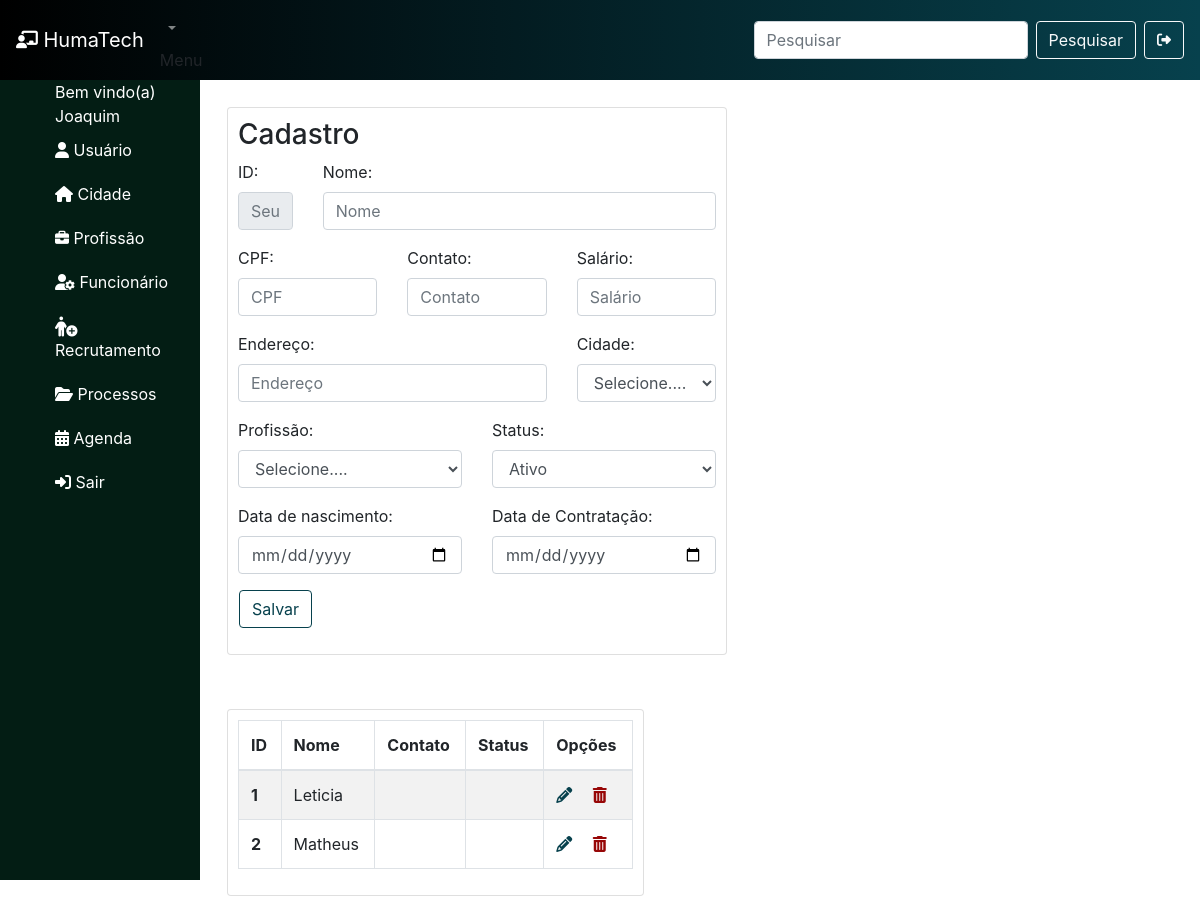
Screenshot of /funcionario.php (signed in) with the database file from the repository.
### tables this page shows
CREATE TABLE funcionario(
    id INT PRIMARY KEY NOT NULL AUTO_INCREMENT,
    nome VARCHAR(45),
    salario VARCHAR(45),
    data_nascimento VARCHAR(45),
    cpf VARCHAR(45),
    cidade VARCHAR(45),
    profissao INT
);

### funcionario.php (the view, shortened to what this page needs)
<!DOCTYPE html>
<html lang="pr-br">
<?php
include "conexao.php";
$destino = './funcionario/inserir.php';
?>
<head>
  <link rel="stylesheet" href="https://cdnjs.cloudflare.com/ajax/libs/font-awesome/6.6.0/css/all.min.css"
 />
  <link rel="stylesheet" href="https://stackpath.bootstrapcdn.com/bootstrap/4.1.3/css/bootstrap.min.css"
>
  <link rel="stylesheet" href="./recursos/style.css">
  <link rel="stylesheet" href="https://cdn.datatables.net/2.1.8/css/dataTables.dataTables.css" />
</head>
<body>
<?php include './menuSuperior.php';?>
  <div class="container-fluid">
    <div class="row">
      <div class="col-md-2 menu">
       <?php include './menuLateral.php'; ?>
      </div>
      <div class="col-md-10">
        <div class="row">
          <div class="col-md-6 card">
            <h3>Cadastro</h3>
            <form action="<?= $destino ?>" method="post" class="row">
              <div class="form-group col-md-2">
                <label>ID: </label>
                <input readonly value="<?php echo isset($dadosAlt) ? $dadosAlt['id'] : '' ?>" type="text" name="id"
                  class="form-control" placeholder="Seu ID">
              </div>
              <div class="form-group col-md-10">
                <label>Nome: </label>
                <input value="<?php echo isset($dadosAlt) ? $dadosAlt['nome'] : '' ?>" type="text" name="nome" required
                  class="form-control" placeholder="Nome">
              </div>
              <div class="form-group col-md-4">
                <label>CPF: </label>
                <input value="<?php echo isset($dadosAlt) ? $dadosAlt['cpf'] : '' ?>" type="text" name="cpf" required
                  class="form-control cpf" placeholder="CPF">
              </div>
              <div class="form-group col-md-4">
                <label>Contato: </label>
                <input value="<?php echo isset($dadosAlt) ? $dadosAlt['contato'] : '' ?>" type="text" name="contato" required
                  class="form-control" placeholder="Contato">
              </div>
              <div class="form-group col-md-4">
                <label>Salário: </label>
                <input value="<?php echo isset($dadosAlt) ? $dadosAlt['salario'] : '' ?>" type="text" name="salario" required
                  class="form-control" placeholder="Salário">
              </div>
              <div class="form-group col-md-8">
                <label>Endereço: </label>
                <input value="<?php echo isset($dadosAlt) ? $dadosAlt['endereco'] : '' ?>" type="text" name="endereco" required
                  class="form-control" placeholder="Endereço">
              </div>
              <div class="form-group col-md-4">
                <label>Cidade: </label>
                <select class="form-control" name="cidade" value="<?php echo isset($dadosAlt) ? $dadosAlt['status'] : '' ?>">
                <option value="">Selecione....</option>
                </select>
              </div>
              <div class="form-group col-md-6">
                <label>Profissão: </label>
                <select class="form-control" name="profissao" value="<?php echo isset($dadosAlt) ? $dadosAlt['status'] : '' ?>">
                <option value="">Selecione....</option>
                </select>
              </div>
              <div class="form-group col-md-6">
                <label>Status: </label>
                <select class="form-control" name="status" value="<?php echo isset($dadosAlt) ? $dadosAlt['status'] : '' ?>">
                <option >Ativo</option>
                </select>
              </div>
              <div class="form-group col-md-6">
                <label>Data de nascimento: </label>
                <input value="<?php echo isset($dadosAlt) ? $dadosAlt['data_nascimento'] : '' ?>" type="date" name="data_nascimento" required
                  class="form-control" placeholder="Data de nascimento">
              </div>
              <div class="form-group col-md-6">
                <label>Data de Contratação: </label>
                <input value="<?php echo isset($dadosAlt) ? $dadosAlt['data_contratacao'] : '' ?>" type="date" name="data_contratacao" required
                  class="form-control" placeholder="Data de Contratação">
              </div>
              <button type="submit" class="btn btn-outline-info color ml-3 mb-3"> Salvar </button>
            </form>
          </div>
          <div class="col-md-5 card">
            <table class="table table-striped table-bordered" id="tabela">
              <thead>
                <tr>
                  <th scope="col">ID</th>
                  <th scope="col">Nome</th>
                  <th scope="col">Contato</th>
                  <th scope="col">Status</th>
                  <th scope="col">Opções</th>
                </tr>
              </thead>
              <tbody>
                <?php
                $sql = 'SELECT * FROM funcionario';
                $resultado = mysqli_query($conexao, $sql);
                while ($colunas = mysqli_fetch_assoc($resultado)) {
                  ?>
                  <tr>
                    <th scope="row"> <?php echo $colunas['id'] ?> </th>
                    <td> <?php echo $colunas['nome'] ?></td>
                    <td> <?php echo $colunas['contato'] ?></td>
                    <td> <?php echo $colunas['status'] ?></td>
                    <td>
                      <a href="funcionario.php?idAlt=<?= $colunas['id'] ?>"> <i class="fa-solid fa-pencil mr-3"
                          style="color: #07414d;"></i></a>
                      <a href="<?php echo './funcionario/excluir.php?id=' . $colunas['id']; ?>"> <i
                          class="fa-solid fa-trash-can" style="color: #970707;"></i></a>
                    </td>
                  </tr>
                <?php } ?>
              </tbody>
            </table>
          </div>
        </div>
      </div>
    </div>
</body>
</html>

### recursos/style.css (style rules this page uses)
.color { border-color: #07414d; color: #07414d; }
.menu { background-color: rgb(3, 29, 20); height: 100vh; list-style: none; }
.card { margin-top: 5px; padding: 10px; margin: 27px; }

### rows the page displays
funcionario: id "1", nome "Leticia"
funcionario: id "2", nome "Matheus"

### other values shown
$_SESSION['usuario'] "Joaquim"
